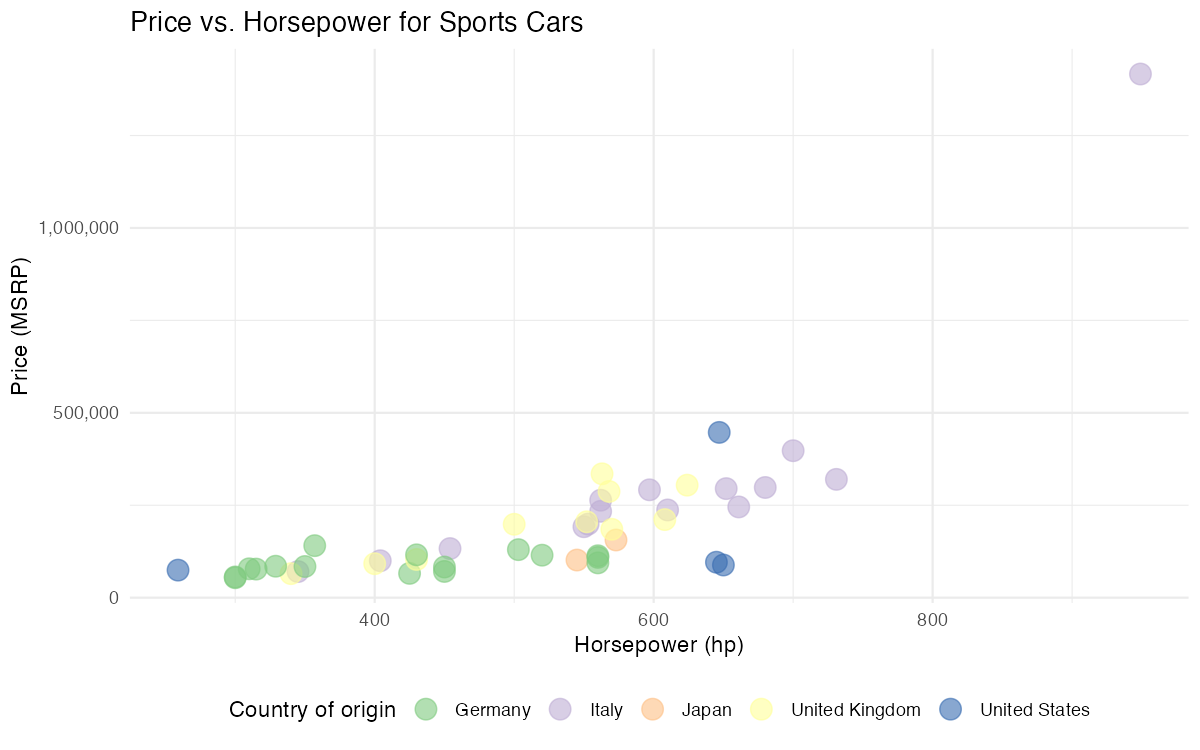

Recreate this plot in R.
library(ggplot2)
library(readr)

gtcars <- read_csv("gtcars.csv")

plot <- ggplot(gtcars, aes(x = hp, y = msrp, color = ctry_origin)) +
  geom_point(size = 4.5, alpha = 0.6) +
  scale_color_brewer(palette = "Accent") +
  scale_y_continuous(labels = scales::comma) +
  labs(
    title = "Price vs. Horsepower for Sports Cars",
    x = "Horsepower (hp)",
    y = "Price (MSRP)",
    color = "Country of origin"
  ) +
  theme_minimal() +
  theme(legend.position = "bottom")

ggsave("plot.png", plot, width = 8, height = 5, dpi = 150)
